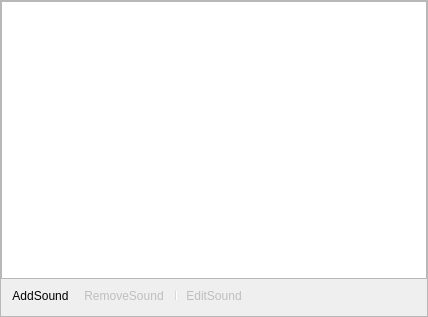
<?xml version="1.0" encoding="UTF-8"?>
<ui version="4.0">
 <class>Soundboard</class>
 <widget class="QWidget" name="Soundboard">
  <property name="geometry">
   <rect>
    <x>0</x>
    <y>0</y>
    <width>428</width>
    <height>317</height>
   </rect>
  </property>
  <property name="acceptDrops">
   <bool>true</bool>
  </property>
  <property name="windowTitle">
   <string>Soundboard</string>
  </property>
  <layout class="QGridLayout" name="gridLayout">
   <property name="leftMargin">
    <number>0</number>
   </property>
   <property name="topMargin">
    <number>0</number>
   </property>
   <property name="rightMargin">
    <number>0</number>
   </property>
   <property name="bottomMargin">
    <number>0</number>
   </property>
   <property name="spacing">
    <number>0</number>
   </property>
   <item row="0" column="0">
    <widget class="QFrame" name="frame">
     <property name="frameShape">
      <enum>QFrame::Shape::StyledPanel</enum>
     </property>
     <property name="frameShadow">
      <enum>QFrame::Shadow::Sunken</enum>
     </property>
     <layout class="QVBoxLayout" name="verticalLayout">
      <property name="spacing">
       <number>2</number>
      </property>
      <property name="leftMargin">
       <number>0</number>
      </property>
      <property name="topMargin">
       <number>0</number>
      </property>
      <property name="rightMargin">
       <number>0</number>
      </property>
      <property name="bottomMargin">
       <number>4</number>
      </property>
      <item>
       <widget class="SceneTree" name="list">
        <property name="contextMenuPolicy">
         <enum>Qt::ContextMenuPolicy::CustomContextMenu</enum>
        </property>
        <property name="horizontalScrollBarPolicy">
         <enum>Qt::ScrollBarPolicy::ScrollBarAlwaysOff</enum>
        </property>
       </widget>
      </item>
      <item>
       <widget class="QToolBar" name="toolbar">
        <property name="styleSheet">
         <string notr="true">QToolBar { background: transparent; }</string>
        </property>
        <property name="movable">
         <bool>false</bool>
        </property>
        <property name="iconSize">
         <size>
          <width>16</width>
          <height>16</height>
         </size>
        </property>
        <property name="floatable">
         <bool>false</bool>
        </property>
        <addaction name="actionAdd"/>
        <addaction name="actionRemove"/>
        <addaction name="separator"/>
        <addaction name="actionEdit"/>
       </widget>
      </item>
      <item>
       <widget class="MediaControls" name="mediaControls" native="true"/>
      </item>
     </layout>
    </widget>
   </item>
  </layout>
  <action name="actionAdd">
   <property name="icon">
    <iconset>
     <normaloff>:/res/images/plus.svg</normaloff>:/res/images/plus.svg</iconset>
   </property>
   <property name="text">
    <string>AddSound</string>
   </property>
   <property name="iconVisibleInMenu">
    <bool>false</bool>
   </property>
   <property name="class" stdset="0">
    <string>icon-plus</string>
   </property>
  </action>
  <action name="actionRemove">
   <property name="enabled">
    <bool>false</bool>
   </property>
   <property name="icon">
    <iconset>
     <normaloff>:/res/images/minus.svg</normaloff>:/res/images/minus.svg</iconset>
   </property>
   <property name="text">
    <string>RemoveSound</string>
   </property>
   <property name="iconVisibleInMenu">
    <bool>false</bool>
   </property>
   <property name="class" stdset="0">
    <string>icon-minus</string>
   </property>
  </action>
  <action name="actionEdit">
   <property name="enabled">
    <bool>false</bool>
   </property>
   <property name="icon">
    <iconset>
     <normaloff>:/settings/images/settings/general.svg</normaloff>:/settings/images/settings/general.svg</iconset>
   </property>
   <property name="text">
    <string>EditSound</string>
   </property>
   <property name="iconVisibleInMenu">
    <bool>false</bool>
   </property>
   <property name="class" stdset="0">
    <string>icon-gear</string>
   </property>
  </action>
  <action name="actionDuplicate">
   <property name="text">
    <string>Duplicate</string>
   </property>
  </action>
 </widget>
 <customwidgets>
  <customwidget>
   <class>SceneTree</class>
   <extends>QListWidget</extends>
   <header>components/SceneTree.hpp</header>
  </customwidget>
  <customwidget>
   <class>MediaControls</class>
   <extends>QWidget</extends>
   <header>components/MediaControls.hpp</header>
   <container>1</container>
  </customwidget>
 </customwidgets>
 <resources>
  <include location="obs.qrc"/>
 </resources>
 <connections/>
</ui>
